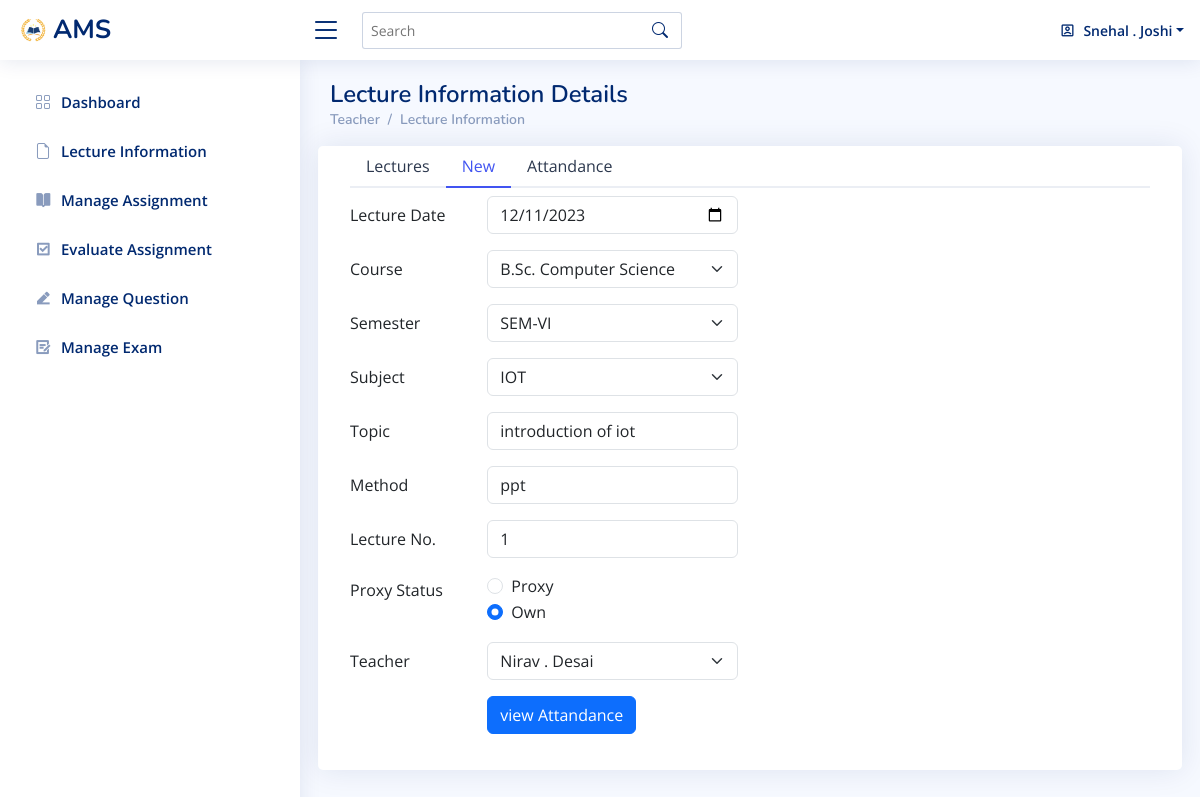
Page /lecture-information.php?edit=39 (signed in) on the committed database.
### tables this page shows
CREATE TABLE IF NOT EXISTS `lec_info` (
  `lec_id` int NOT NULL AUTO_INCREMENT,
  `lec_date` date NOT NULL,
  `course_id` int NOT NULL,
  `sem_id` int NOT NULL,
  `lec_no` varchar(20) NOT NULL,
  `proxy_status` varchar(20) NOT NULL,
  `sub_id` int NOT NULL,
  `t_id` int NOT NULL,
  `lect_topic` varchar(30) NOT NULL,
  `lect_method` varchar(30) NOT NULL,
  PRIMARY KEY (`lec_id`),
  KEY `cos` (`course_id`),
  KEY `sms` (`sem_id`),
  KEY `subject` (`sub_id`),
  KEY `teacher` (`t_id`)
);

### lecture-information.php (the view, shortened to what this page needs)
<?php
if(!isset($_SESSION["t_id"]))
{
  header("location:login.php");
}
else
{
    $t_id=$_SESSION["t_id"];
}
include("database_connect.php");
$selectqry1="select course_id,course_name from course";
$rscoursecombo=mysqli_query($con,$selectqry1);
$selectqry2="select sem_id,sem_name from semester";
$rssemcombo=mysqli_query($con,$selectqry2);
$selectqry3="select sub_id,sub_name from subject";
$rssubcombo=mysqli_query($con,$selectqry3);
$selectqry4="select t_id,concat(fname ,' ' , mname,' ',lname) as name from teacher";
$rsteacombo=mysqli_query($con,$selectqry4);
if(isset($_GET["edit"]))
{
    $elec_id=$_GET["edit"];
    $sqry="select * from lec_info where lec_id=".$elec_id;
    $rsedit=mysqli_query($con,$sqry);
    $erow=mysqli_fetch_row($rsedit);
    $lec_date=$erow[1];
    $course_id=$erow[2];
    $sem_id=$erow[3];
    $lec_no=$erow[4];
    $proxy_status=$erow[5];
    $sub_id=$erow[6];
    $t_id=$erow[7];
    $lec_topic=$erow[8];
    $lec_method=$erow[9];
}
?>
<!DOCTYPE html>
<html lang="en">
<head>
  <link href="assets/vendor/bootstrap/css/bootstrap.min.css" rel="stylesheet">
  <link href="assets/vendor/bootstrap-icons/bootstrap-icons.css" rel="stylesheet">
  <link href="assets/vendor/boxicons/css/boxicons.min.css" rel="stylesheet">
  <link href="assets/vendor/quill/quill.snow.css" rel="stylesheet">
  <link href="assets/vendor/quill/quill.bubble.css" rel="stylesheet">
  <link href="assets/vendor/remixicon/remixicon.css" rel="stylesheet">
  <link href="assets/vendor/simple-datatables/style.css" rel="stylesheet">
  <link href="assets/css/style.css" rel="stylesheet">
</head>
<body>
  <header id="header" class="header fixed-top d-flex align-items-center">
    <div class="d-flex align-items-center justify-content-between">
      <a href="#" class="logo d-flex align-items-center">
        <img src="img/logo/logoaaa.png" alt="">
        <span class="d-none d-lg-block">AMS</span>
      </a>
      <i class="bi bi-list toggle-sidebar-btn"></i>
    </div>
    <div class="search-bar">
      <form class="search-form d-flex align-items-center" method="POST" action="#">
        <input type="text" name="query" placeholder="Search" title="Enter search keyword">
        <button type="submit" title="Search"><i class="bi bi-search"></i></button>
      </form>
    </div>
    <nav class="header-nav ms-auto">
      <ul class="d-flex align-items-center">
        <li class="nav-item dropdown pe-3">
        <a class="nav-link nav-profile d-flex align-items-center pe-0" href="#" data-bs-toggle="dropdown">
            <i class="ri-account-box-line"></i>
            <span class="d-none d-md-block dropdown-toggle ps-2"><?PHP if(isset($_SESSION["u_name"])) echo $_SESSION["u_name"]; ?></span>
          </a>
        </li>
      </ul>
    </nav>
  </header>
  <aside id="sidebar" class="sidebar">
    <ul class="sidebar-nav" id="sidebar-nav">
      <li class="nav-item">
        <a class="nav-link collapsed" href="teacher-dashboard.php">
          <i class="bi bi-grid"></i>
          <span>Dashboard</span>
        </a>
      </li>
      <li class="nav-item">
        <a class="nav-link collapsed"  href="lecture-information.php">
          <i class="bi bi-file-earmark"></i><span>Lecture Information</span>
        </a>
      </li>
      <li class="nav-item">
        <a class="nav-link collapsed"  href="assignment.php">
          <i class="ri-book-open-fill"></i><span>Manage Assignment</span>
        </a>
      </li>
      <li class="nav-item">
        <a class="nav-link collapsed"  href="assignment-evalution.php">
          <i class="ri-checkbox-line"></i><span>Evaluate Assignment</span>
        </a>
      </li>
      <li class="nav-item">
        <a class="nav-link collapsed"  href="que_bank.php">
          <i class="ri-edit-2-fill"></i><span>Manage Question</span>
        </a>
      </li>
      <li class="nav-item">
        <a class="nav-link collapsed"  href="exam.php">
          <i class="ri-draft-line"></i><span>Manage Exam</span>
        </a>
      </li>
         </ul>
  </aside>
  <main id="main" class="main">
    <div class="pagetitle">
      <h1>Lecture Information Details</h1>
      <nav>
        <ol class="breadcrumb">
        <li class="breadcrumb-item"><a href="index.html">Teacher</a></li>
          <li class="breadcrumb-item">Lecture Information</li>
        </ol>
      </nav>
    </div>
    <section class="section">
      <div class="row">
      <div class="card">
          <div class="card-body">
          <form method="POST" action="database_lecture_information.php">
                <ul class="nav nav-tabs nav-tabs-bordered" id="borderedTab" role="tablist">
                    <li class="nav-item" role="presentation">
                        <button class="<?php if(isset($elec_id)) echo 'nav-link'; else echo 'nav-link active'?>" id="home-tab" data-bs-toggle="tab" data-bs-target="#bordered-home" type="button" role="tab" aria-controls="home" aria-selected="true">Lectures</button>
                    </li>
                    <li class="nav-item" role="presentation">
                        <button class="<?php if(isset($elec_id)) echo 'nav-link active'; else echo 'nav-link'?>" id="profile-tab" data-bs-toggle="tab" data-bs-target="#bordered-profile" type="button" role="tab" aria-controls="profile" aria-selected="false">New</button>
                    </li>
                    <li class="nav-item" role="presentation">
                        <button class="nav-link" id="attandance-tab" data-bs-toggle="tab" data-bs-target="#bordered-attandance" type="button" role="tab" aria-controls="attandance" aria-selected="false">Attandance</button>
                    </li>
                </ul>
                <div class="tab-content pt-2" id="borderedTabContent">
                <div class="<?php if(isset($elec_id)) echo 'tab-pane fade show active'; else echo 'tab-pane fade'?>" id="bordered-profile" role="tabpanel" aria-labelledby="profile-tab">
                <div class="row mb-3">
                  <label class="col-sm-2 col-form-label">Lecture Date</label>
                  <div class="col-sm-4">
                    <input type="date" class="form-control" id="txt_date" name="txt_date" value="<?php if(isset($lec_date)) echo $lec_date; else echo date("d-m-Y")?>">
                  </div>
                </div>
                <div class="row mb-3">
                  <label class="col-sm-2 col-form-label">Course</label>
                  <div class="col-sm-4">
                    <select class="form-select" aria-label="Default select example" name="cmb_course" id="cmb_course">
                      <?php
                      while($row=mysqli_fetch_row($rscoursecombo))
                      {
                          if(isset($course_id))
                          {
                             if($course_id==$row[0])
                              echo "<option value='$row[0]' selected>$row[1]</option>";
                             else
                              echo "<option value='$row[0]'>$row[1]</option>";
                          }
                          else
                            echo "<option value='$row[0]'>$row[1]</option>";
                      }
                      ?>
                    </select>
                  </div>
                </div>
                <div class="row mb-3">
                  <label class="col-sm-2 col-form-label">Semester</label>
                  <div class="col-sm-4">
                    <select class="form-select" aria-label="Default select example" name="cmb_sem" id="cmb_sem" onChange="fillstudents();">
                      <?php
                      while($row=mysqli_fetch_row($rssemcombo))
                      {
                        if(isset($sem_id))
                          {
                             if($sem_id==$row[0])
                              echo "<option value='$row[0]' selected>$row[1]</option>";
                             else
                              echo "<option value='$row[0]'>$row[1]</option>";
                          }
                          else
                            echo "<option value='$row[0]'>$row[1]</option>";
                      }
                      ?>
                    </select>
                  </div>
                </div>
                <div class="row mb-3">
                  <label class="col-sm-2 col-form-label">Subject</label>
                  <div class="col-sm-4">
                    <select class="form-select" aria-label="Default select example" name="cmb_sub" id="cmb_sub">
                      <?php
                      while($row=mysqli_fetch_row($rssubcombo))
                      {
                        if(isset($sub_id))
                          {
                             if($sub_id==$row[0])
                              echo "<option value='$row[0]' selected>$row[1]</option>";
                             else
                              echo "<option value='$row[0]'>$row[1]</option>";
                          }
                          else
                            echo "<option value='$row[0]'>$row[1]</option>";
                        }
                      ?>
                    </select>
                  </div>
                </div>
                <div class="row mb-3">
                  <label  class="col-sm-2 col-form-label" >Topic</label>
                  <div class="col-sm-4">
                    <input type="text" class="form-control" id="txt_lectop" name="txt_lectop" value="<?php if(isset($lec_topic)) echo $lec_topic;?>" required>
                  </div>
                </div>
                <div class="row mb-3">
                  <label class="col-sm-2 col-form-label">Method</label>
                  <div class="col-sm-4">
                    <input type="text" class="form-control" id="txt_lecmeth" name="txt_lecmeth" value="<?php if(isset($lec_method)) echo $lec_method;?>" required>
                  </div>
                </div>
                <div class="row mb-3">
                  <label  class="col-sm-2 col-form-label" >Lecture No.</label>
                  <div class="col-sm-4">
                    <input type="text" class="form-control" id="txt_lecno" name="txt_lecno" value="<?php if(isset($lec_no)) echo $lec_no;?>" required>
                  </div>
                </div>
                <fieldset class="row mb-3">
                  <legend class="col-form-label col-sm-2 pt-1">Proxy Status</legend>
                  <div class="col-10">
                    <div class="form-check">
                      <input class="form-check-input" type="radio" name="rbtn_ps" id="rbtn_proxy" value="Proxy" <?PHP if(isset($proxy_status)){if($proxy_status=="Proxy") echo 'checked';} ?>>
                      <label class="form-check-label" for="gridRadios1">
                        Proxy
                      </label>
                    </div>
                    <div class="form-check">
                    <input class="form-check-input" type="radio" name="rbtn_ps" id="rbtn_own" value="Own" <?PHP if(isset($proxy_status)){if($proxy_status=="Own") echo 'checked';} ?> >
                      <label class="form-check-label" for="gridRadios1">
                        Own
                      </label>
                    </div>
                  </div>
                </fieldset>
                <div class="row mb-3">
                  <label class="col-sm-2 col-form-label">Teacher</label>
                  <div class="col-sm-4">
                    <select class="form-select" aria-label="Default select example" name="cmb_tea" id="cmb_tea">
                      <?php
                      while($row=mysqli_fetch_row($rsteacombo))
                      {
                        if(isset($t_id))
                          {
                             if($t_id==$row[0])
                              echo "<option value='$row[0]' selected>$row[1]</option>";
                             else
                              echo "<option value='$row[0]'>$row[1]</option>";
                          }
                          else
                            echo "<option value='$row[0]'>$row[1]</option>";
                        }
                      ?>
                    </select>
                  </div>
                </div>
                <div class="row mb-3">
                    <label class="col-sm-2 col-form-label"></label>
                    <div class="col-sm-3">
                    <input type="button"  class="btn btn-primary"  value="<?php if(isset($elec_id)) echo 'view Attandance'; else echo 'Take Attandance'?>" onclick="fillstudents(this);" />
                    </div>
                </div>
                </div>
</div>
            </form>
          </div>
        </div>
       </div>
    </section>
  </main>
</body>
</html>

### assets/css/style.css (style rules this page uses)
:root { scroll-behavior: smooth; }
body { font-family: "Open Sans", sans-serif; background: #f6f9ff; color: #444444; }
a { color: #4154f1; text-decoration: none; }
h1, h2, h3, h4, h5, h6 { font-family: "Nunito", sans-serif; }
#main { margin-top: 60px; padding: 20px 30px; transition: all 0.3s; }
.pagetitle { margin-bottom: 10px; }
.pagetitle h1 { font-size: 24px; margin-bottom: 0; font-weight: 600; color: #012970; }
.card { margin-bottom: 30px; border: none; border-radius: 5px; box-shadow: 0px 0 30px rgba(1, 41, 112, 0.1); }
.card-body { padding: 0 20px 20px 20px; }
.breadcrumb { font-size: 14px; font-family: "Nunito", sans-serif; color: #899bbd; font-weight: 600; }
.breadcrumb a { color: #899bbd; transition: 0.3s; }
.breadcrumb .breadcrumb-item::before { color: #899bbd; }
.nav-tabs-bordered { border-bottom: 2px solid #ebeef4; }
.nav-tabs-bordered .nav-link { margin-bottom: -2px; border: none; color: #2c384e; }
.nav-tabs-bordered .nav-link.active { background-color: #fff; color: #4154f1; border-bottom: 2px solid #4154f1; }
.logo { line-height: 1; }
@media (min-width: 1200px) { .logo { width: 280px; } }
.logo img { max-height: 26px; margin-right: 6px; }
.logo span { font-size: 26px; font-weight: 700; color: #012970; font-family: "Nunito", sans-serif; }
.header { transition: all 0.5s; z-index: 997; height: 60px; box-shadow: 0px 2px 20px rgba(1, 41, 112, 0.1); background-color: #fff; padding-left: 20px; }
.header .toggle-sidebar-btn { font-size: 32px; padding-left: 10px; cursor: pointer; color: #012970; }
.header .search-bar { min-width: 360px; padding: 0 20px; }
.header .search-form { width: 100%; }
.header .search-form input { border: 0; font-size: 14px; color: #012970; border: 1px solid rgba(1, 41, 112, 0.2); padding: 7px 38px 7px 8px; border-radius: 3px; transition: 0.3s; width: 100%; }
.header .search-form button { border: 0; padding: 0; margin-left: -30px; background: none; }
.header .search-form button i { color: #012970; }
.header-nav ul { list-style: none; }
.header-nav>ul { margin: 0; padding: 0; }
.header-nav .nav-profile { color: #012970; }
.header-nav .nav-profile span { font-size: 14px; font-weight: 600; }
.sidebar { position: fixed; top: 60px; left: 0; bottom: 0; width: 300px; z-index: 996; transition: all 0.3s; padding: 20px; overflow-y: auto; scrollbar-width: thin; scrollbar-color: #aab7cf transparent; box-shadow: 0px 0px 20px rgba(1, 41, 112, 0.1); background-color: #fff; }
@media (min-width: 1200px) { #main, #footer { margin-left: 300px; } }
.sidebar-nav { padding: 0; margin: 0; list-style: none; }
.sidebar-nav li { padding: 0; margin: 0; list-style: none; }
.sidebar-nav .nav-item { margin-bottom: 5px; }
.sidebar-nav .nav-link { display: flex; align-items: center; font-size: 15px; font-weight: 600; color: #4154f1; transition: 0.3; background: #f6f9ff; padding: 10px 15px; border-radius: 4px; }
.sidebar-nav .nav-link i { font-size: 16px; margin-right: 10px; color: #4154f1; }
.sidebar-nav .nav-link.collapsed { color: #012970; background: #fff; }
.sidebar-nav .nav-link.collapsed i { color: #899bbd; }

### rows in the picture
lec_info: txt_date "12/11/2023", txt_lectop "introduction of iot", txt_lecmeth "ppt", txt_lecno "1", proxy_status "☑"

### other values in the picture
$_SESSION["u_name"] "Snehal . Joshi"
form field cmb_course "B.Sc. Computer Science"
form field cmb_sem "SEM-VI"
form field cmb_sub "IOT"
form field cmb_tea "Nirav . Desai"
